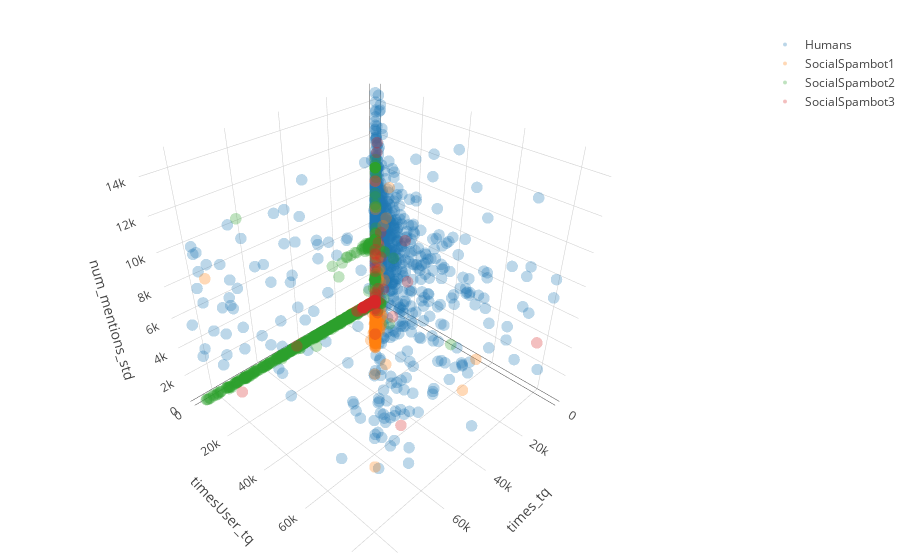

This figure's notebook cell:
### Code cell
trace, fig, layout = plotearVars([
    ['times_tq'],
    ['timesUser_tq'],
    ['num_mentions_std', [0, 15000]],
])
# plotly.offline.plot(fig, filename='grafico3.html')

### Figure 1 — Plotly figure (JSON) as saved in the notebook; plotly's stock layout.template omitted (floating-point values rounded to 4 significant figures; data arrays with more than 128 entries replaced by an {"elided": "..."} marker saying what was removed)
{"data": [{"marker": {"opacity": 0.3, "size": 4}, "mode": "markers", "name": "Humans", "type": "scatter3d", "uid": "0b40c741-405f-4549-8c3d-bd0a67fb064c", "x": {"elided": "1083 int values"}, "y": {"elided": "1083 float values"}, "z": {"elided": "1083 float values"}}, {"marker": {"opacity": 0.3, "size": 4}, "mode": "markers", "name": "SocialSpambot1", "type": "scatter3d", "uid": "e5f2712c-af2b-44d2-835c-413be2af89e0", "x": {"elided": "991 int values"}, "y": {"elided": "991 float values"}, "z": {"elided": "991 float values"}}, {"marker": {"opacity": 0.3, "size": 4}, "mode": "markers", "name": "SocialSpambot2", "type": "scatter3d", "uid": "345dcd17-543e-40e0-a633-2b53e0cf1c29", "x": {"elided": "3457 int values"}, "y": {"elided": "3457 float values"}, "z": {"elided": "3457 float values"}}, {"marker": {"opacity": 0.3, "size": 4}, "mode": "markers", "name": "SocialSpambot3", "type": "scatter3d", "uid": "f8e3b20d-ba2b-45a0-9370-399c4dc8e41c", "x": {"elided": "464 int values"}, "y": {"elided": "464 float values"}, "z": {"elided": "464 float values"}}], "layout": {"margin": {"b": 0, "l": 0, "r": 0, "t": 30}, "scene": {"aspectmode": "cube", "xaxis": {"title": {"text": "times_tq"}}, "yaxis": {"title": {"text": "timesUser_tq"}}, "zaxis": {"range": [0, 15000], "title": {"text": "num_mentions_std"}}}}}
